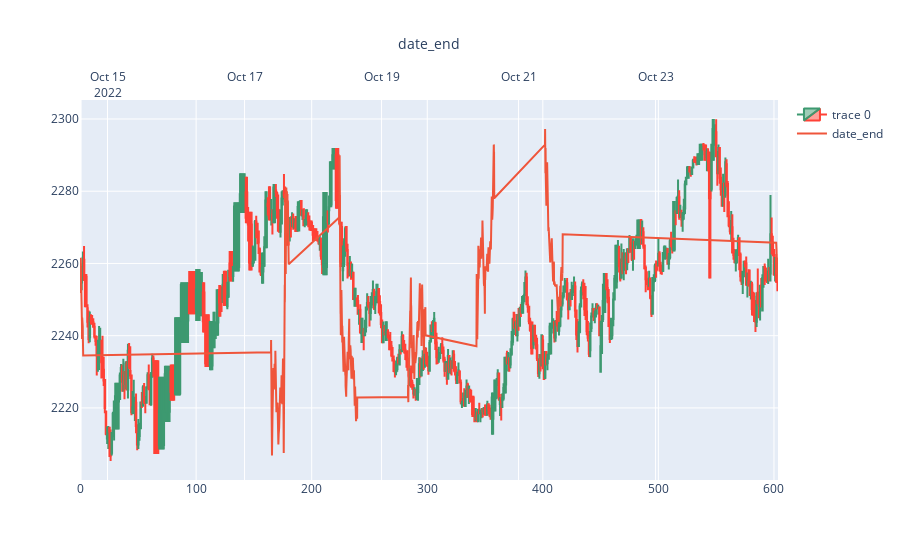

This figure's notebook cell:
### Code cell
plot(x)

### Figure 1 — Plotly figure (JSON) as saved in the notebook; plotly's stock layout.template omitted (floating-point values rounded to 4 significant figures; data arrays with more than 128 entries replaced by an {"elided": "..."} marker saying what was removed)
{"data": [{"close": {"elided": "604 float values"}, "high": {"elided": "604 float values"}, "low": {"elided": "604 float values"}, "open": {"elided": "604 float values"}, "type": "candlestick", "x": {"elided": "604 int values"}}, {"name": "date_end", "type": "scatter", "x": {"elided": "604 str values"}, "xaxis": "x2", "y": {"elided": "604 float values"}}], "layout": {"xaxis": {"rangeslider": {"visible": false}}, "xaxis2": {"overlaying": "x", "side": "top", "title": {"text": "date_end"}}}}
